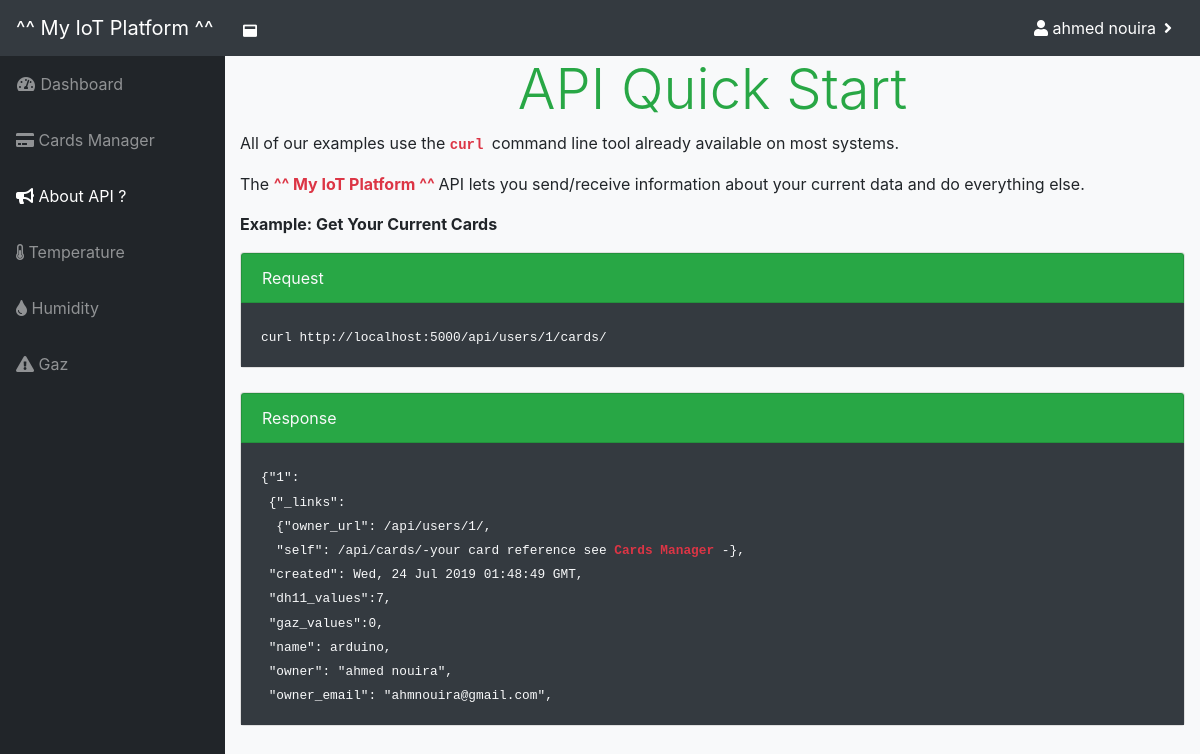
The page /about_api (signed in) on the database its author committed.
### app/models.py (models this page shows, shortened)
class PaginatedAPIMxin(object):
    @staticmethod
    def to_collection_dict(query, page, per_page, endpoint, **kwargs):
        resources = query.paginate(page, per_page, False)
        data = {
            'items': [item.to_dict() for item in resources.items],
            '_meta': {
                'page': page,
                'per_page': per_page,
                'total_pages': resources.pages,
                'total_items': resources.total
            },
           '_links': {
                'self': endpoint,
               'next': url_for(endpoint, page=page + 1, per_page=per_page, **kwargs) if resources.has_next
                else None,
               'perv': url_for(endpoint, page=page - 1, per_page=per_page, **kwargs) if resources.has_prev
                else None
            }
        }
        return data

class User(PaginatedAPIMxin, db.Model, UserMixin):
    __tablename__ = 'users'
    id = db.Column(db.Integer, primary_key=True)
    firstname = db.Column(db.String(64), index=True)
    lastname = db.Column(db.String(64), index=True)
    email = db.Column(db.String(120), index=True, unique=True)
    password = db.Column(db.String(32))
    password_hash = db.Column(db.String(128))
    last_seen = db.Column(db.DateTime, default=datetime.utcnow)
    created_timestamp = db.Column(db.DateTime, default=datetime.now)
    about_me = db.Column(db.String(140))  # about_me
    admin = db.Column(db.Boolean, default=True)
    role_id = db.Column(db.Integer, db.ForeignKey('roles.id'))
    cards = db.relationship('Cards', backref='owner', lazy='dynamic')
    def full_name(self):
        return str(self.firstname) + " " + str(self.lastname)

### app/routes.py (the view)
@App.route('/about_api')
@login_required
def about_api():
    actives = [0, 0, 1, 0, 0, 0]
    return render_template('about_api.html', title="about_API", actives=actives)

### app/models.py (called while the page is built)
@login.user_loader
def load_user(id_):
    return User.query.get(int(id_))

### app/routes.py (called while the page is built)
@App.before_request
def before_request():
    g.user = current_user                       # for user accessible through g.user
    if current_user.is_authenticated:           # add last seen time update
        current_user.last_seen = datetime.utcnow()
        db.session.commit()

### app/templates/about_api.html (shortened to what this page needs)
{% extends 'base_dashboards.html'%}
{% block content_dashboards %}
<div class="container" xmlns="http://www.w3.org/1999/html">
    <h1 class="text-success display-4 text-center" > API Quick Start </h1>
    <p> All of our examples use the <code class="text-danger font-weight-bold "> curl </code>command line tool already available on most systems.</p>
    <p>The <span class="font-weight-bold text-danger"> ^^ My IoT Platform ^^ </span> API lets you send/receive information about your current data and do everything else.</p>
    <p class="font-weight-bold"> Example: Get Your Current Cards </p>
    <div class="card">
        <div class="card card-header bg-success text-light"> Request </div>
    <div class="card-body bg-dark">
    <code class="text-light small"> curl http://localhost:5000/api/users/{{current_user.id }}/cards/ </code>
    </div>
    </div>
    <br>
    <div class="card">
        <div class="card card-header bg-success text-light"> Response </div>
        <div class="card-body bg-dark">
            <code class="text-light small">
                {"1":<br>
                    &nbsp;{"_links":<br>
                        &nbsp;&nbsp;{"owner_url": /api/users/{{current_user.id}}/,<br>
                &nbsp;&nbsp;"self": /api/cards/-your card reference see <a href="{{ url_for('cards_edit') }}" class="text-danger font-weight-bold text-decoration-none"> Cards Manager</a> -},<br>
                    &nbsp;"created": Wed, 24 Jul 2019 01:48:49 GMT,<br>
                    &nbsp;"dh11_values":7,<br>
                    &nbsp;"gaz_values":0,<br>
                    &nbsp;"name": arduino,<br>
                    &nbsp;"owner": "{{ current_user.full_name() }}",<br>
                    &nbsp;"owner_email": "{{ current_user.email }}",<br>
            </code>
    </div>
    </div>
</div>
{% endblock %}

### app/templates/base_dashboards.html (shortened to what this page needs)
{% extends 'base.html' %}
{% block content %}
  <nav class="navbar navbar-expand navbar-dark bg-dark static-top ">
        <div class="container-fluid ">
            <div class="navbar-header">
                <a class="navbar-brand" href="#"> ^^ My IoT Platform ^^ </a>
                 {% if actives[1] or actives[2] or actives[3] %}
                <button class="btn btn-link btn-sm text-white order-1 order-sm-0" id="sidebarToggle" href="#">
                <i class=" fa fa-window-maximize"></i>
                </button>
                {% endif %}
            </div>
    <ul class="nav navbar-nav">
       <li class="nav-item active dropdown">
        <a class="nav-link dropdown-toggle" href="#" id="userDropdown" role="button" data-toggle="dropdown" aria-haspopup="true" aria-expanded="false">
          <i class="fa fa-user"></i>
          <span>{{ current_user.firstname }} {{current_user.lastname }} </span>
        </a>
      </li>
    </ul>
    </div>
  </nav>
   <div id="wrapper">
    <ul class="sidebar navbar-nav">
          {% if actives[0] %}
      <li class="nav-item active">
          {% else %}
          <li class="nav-item">
          {% endif %}
        <a class="nav-link" href="{{ url_for('dashboard') }}">
          <i class="fas fa-fw fa-tachometer-alt"></i>
          <span> Dashboard </span>
        </a>
      </li>
          {% if actives[1] %}
      <li class="nav-item active">
          {% else %}
          <li class="nav-item">
          {% endif %}
        <a class="nav-link" href="{{ url_for('cards_edit')}}">
          <i class="fa fa-credit-card"></i>
          <span> Cards Manager  </span>
        </a>
      </li>
        {% if actives[2] %}
      <li class="nav-item active">
          {% else %}
          <li class="nav-item">
          {% endif %}
        <a class="nav-link" href="{{ url_for('about_api') }}">
          <i class="fa fa-bullhorn"></i>
          <span> About API ? </span>
        </a>
      </li>
        {% if actives[3] %}
        <li class="nav-item active">
          {% else %}
          <li class="nav-item">
          {% endif %}
        <a class="nav-link" href="{{ url_for('dht11') }}">
          <i class="fa fa-thermometer-half"></i>
          <span> Temperature </span></a>
      </li>
        {% if actives[4] %}
        <li class="nav-item active">
          {% else %}
          <li class="nav-item">
          {% endif %}
        <a class="nav-link" href="{{ url_for('humidity') }}">
          <i class="fa fa-tint"></i>
          <span> Humidity </span></a>
       </li>
        {% if actives[5] %}
        <li class="nav-item active">
          {% else %}
          <li class="nav-item">
          {% endif %}
        <a class="nav-link" href="{{ url_for('gaz') }}">
          <i class="fa fa-exclamation-triangle"></i>
          <span> Gaz </span></a>
       </li>
    </ul>
  {%  block content_dashboards %}{% endblock %}
{% endblock %}

### rows shown on the page
User: firstname "ahmed", lastname "nouira", id "1", full_name "ahmed nouira", email "ahmnouira@gmail.com"
